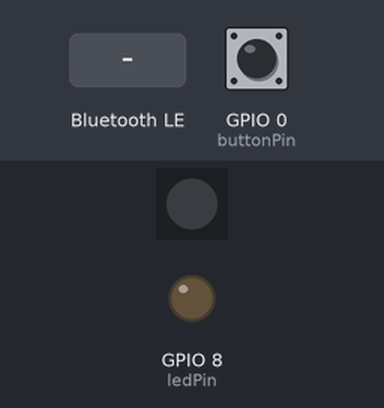
This sketch was run on a simulated ESP32-S3. On the bench: 1 RGB LEDs in strip order, left to right, output pins drawn as LEDs (lit = HIGH). Dashed ring = blinking. The inputs (shaded band) are chosen by the test bench; at power-on: GPIO 0 (buttonPin) HIGH. Dim RGB values are drawn brighter than linear; nothing arrives over Bluetooth unless stated; a phone connects over Bluetooth LE 3 s after start; what the sketch prints to the serial monitor is not drawn.

Above: at 1.2 s.
1.3 s: GPIO 0 (buttonPin) pulled LOW for 1 s
At 3.2 s:
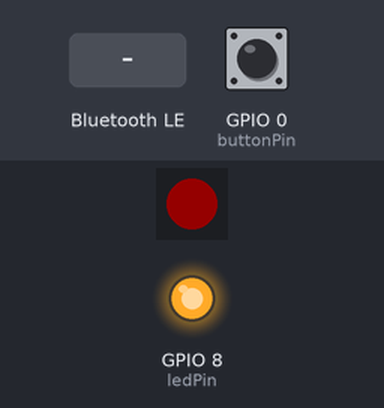
3.8 s: Bluetooth LE write "ON" received
At 4.5 s:
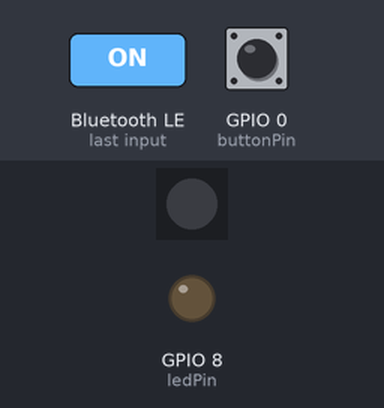
5.3 s: GPIO 0 (buttonPin) pulled LOW for 0.15 s
6.9 s: Bluetooth LE write "OFF" received
9.5 s: GPIO 0 (buttonPin) pulled LOW for 3.2 s
At 9.61 s:
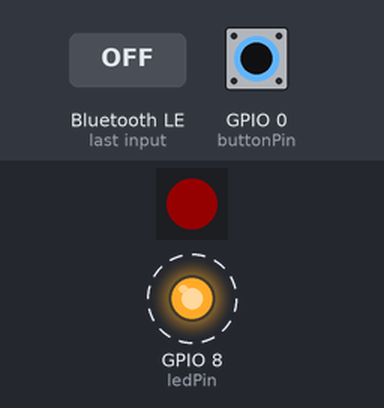
14.2 s: Bluetooth LE write "1" received
Timing chart, 0 to 17.2 s (numbered marks = the images above; inputs shaded):
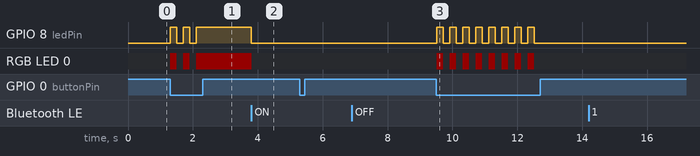

The sketch:

Remote_Button_Server.ino
```cpp
/*
 * BLE Server Coexistence Example
 *
 * This example demonstrates how to run both BLE client and server
 * functionality on the same ESP32 device simultaneously.
 *
 * The device will:
 * - Act as a BLE server, advertising a service with a characteristic
 * - Handle incoming connections
 *
 * You can test this example by uploading it to two ESP32 boards.
 *
 * Author: lucasssvaz
 * Based on Arduino BLE examples
 */

#include <BLEDevice.h>
#include <BLEUtils.h>
#include <BLEServer.h>
#include <BLEClient.h>
#include <BLEScan.h>

// Built-in button:
const int buttonPin = 0;
// GPIO A0:
//const int buttonPin = 18;

// Todo: use ledc to get fade in and fade out https://docs.espressif.com/projects/arduino-esp32/en/latest/api/ledc.html
//#define LED_PIN 8
const int ledPin = 8; // GPIO08, pin A3

#include <Adafruit_NeoPixel.h>
Adafruit_NeoPixel pixels(1, PIN_NEOPIXEL, NEO_GRB + NEO_KHZ800);

// Server-side definitions
#define SERVER_SERVICE_UUID        "4fafc201-1fb5-459e-8fcc-c5c9c331914b"
#define SERVER_CHARACTERISTIC_UUID "beb5483e-36e1-4688-b7f5-ea07361b26a8"

// Client-side definitions (looking for the same service)
static BLEUUID clientServiceUUID(SERVER_SERVICE_UUID);
static BLEUUID clientCharUUID(SERVER_CHARACTERISTIC_UUID);

// Server objects
BLEServer *pServer = nullptr;
BLECharacteristic *pServerCharacteristic = nullptr;

// Server callbacks
class ServerCallbacks : public BLEServerCallbacks {
  void onConnect(BLEServer *pServer) {
    Serial.println("Server: Client connected");
  }

  void onDisconnect(BLEServer *pServer) {
    Serial.println("Server: Client disconnected");
    // Restart advertising
    BLEDevice::startAdvertising();
  }
};

// Characteristic callbacks for server
class CharacteristicCallbacks : public BLECharacteristicCallbacks {
  void onWrite(BLECharacteristic *pCharacteristic) {
    String value = pCharacteristic->getValue();
    Serial.print("Server: Characteristic written, value: ");
    Serial.println(value.c_str());

    if (value == "ON ")
    {
      Serial.print("Remote switch on");
      pixels.fill(0xFF0000);
      pixels.show();
      digitalWrite(ledPin, HIGH);
    }
    else
    {
      Serial.print("remote switch off");
      pixels.fill(0x000000);
      pixels.show();
      digitalWrite(ledPin, LOW);
    }
  }

  void onRead(BLECharacteristic *pCharacteristic) {
    Serial.println("Server: Characteristic read");
  }
};

void setupServer() {
  Serial.println("Setting up BLE Server...");

  // Create server
  pServer = BLEDevice::createServer();
  pServer->setCallbacks(new ServerCallbacks());

  // Create service
  BLEService *pService = pServer->createService(SERVER_SERVICE_UUID);

  // Create characteristic
  pServerCharacteristic = pService->createCharacteristic(
    SERVER_CHARACTERISTIC_UUID, BLECharacteristic::PROPERTY_READ | BLECharacteristic::PROPERTY_WRITE | BLECharacteristic::PROPERTY_NOTIFY
  );

  pServerCharacteristic->setCallbacks(new CharacteristicCallbacks());
  pServerCharacteristic->setValue("OFF");

  // Start service
  pService->start();

  // Start advertising
  BLEAdvertising *pAdvertising = BLEDevice::getAdvertising();
  pAdvertising->addServiceUUID(SERVER_SERVICE_UUID);
  pAdvertising->setScanResponse(true);
  pAdvertising->setMinPreferred(0x06);
  pAdvertising->setMinPreferred(0x12);

  BLEDevice::startAdvertising();

  Serial.println("Server: Advertising started");
}

void setup() {
  Serial.begin(115200);
  Serial.println("Starting BLE remote control Server...");

  pinMode(buttonPin, INPUT_PULLUP);
  pinMode(ledPin, OUTPUT);
  digitalWrite(ledPin, LOW);

  // Initialize BLE device with a name
  BLEDevice::init("ESP32-Coexistence");

  // Setup server
  setupServer();

#if defined(NEOPIXEL_POWER)
  // If this board has a power control pin, we must set it to output and high
  // in order to enable the NeoPixels. We put this in an #if defined so it can
  // be reused for other boards without compilation errors
  pinMode(NEOPIXEL_POWER, OUTPUT);
  digitalWrite(NEOPIXEL_POWER, HIGH);
#endif

  pixels.begin(); // INITIALIZE NeoPixel strip object (REQUIRED)
  pixels.setBrightness(20); // not so bright

  Serial.println("Setup complete. Device is advertising as server.");
}

void loop() {
  static unsigned long lastServerUpdate = 0;
  static unsigned long lastClientWrite = 0;
  static unsigned long lastScanStart = 0;
  unsigned long currentTime = millis();

  // Update server characteristic periodically
  if (currentTime - lastServerUpdate > 8000) {  // Every 8 seconds
    if (pServerCharacteristic) {
      String value = pServerCharacteristic->getValue();
      Serial.print("Server: Current Characteristic value: ");
      Serial.println(value.c_str());
    }

    lastServerUpdate = currentTime;
  }

  // Check the local button
  int buttonState = digitalRead(buttonPin);
  if (buttonState == LOW) {
    if (pServerCharacteristic) {
      String value = pServerCharacteristic->getValue();
      Serial.print("Local toggle. Characteristic value: ");
      Serial.println(value.c_str());

      // Toggle
      if (value == "OFF") {
        pServerCharacteristic->setValue("ON ");
        pServerCharacteristic->notify();
        Serial.print("Local switch on");
        pixels.fill(0xFF0000);
        pixels.show();
        digitalWrite(ledPin, HIGH);
      }
      else {
        pServerCharacteristic->setValue("OFF");
        pServerCharacteristic->notify();
        Serial.print("Local switch off");
        pixels.fill(0x000000);
        pixels.show();
        digitalWrite(ledPin, LOW);
      }
    }
    delay(100);
  }

  delay(100);
}
```

Measured:
- after the input at 1.3 s, GPIO 8 (ledPin): alternates HIGH for 0.20 s and LOW for 0.20 s, 5 changes in all, then stays HIGH, starting at once; RGB LED 0: alternates RGB(20, 0, 0) for 0.20 s and off for 0.20 s, 5 changes in all, then stays RGB(20, 0, 0), starting at once
- after the input at 3.8 s, GPIO 8 (ledPin): HIGH → LOW at once; RGB LED 0: RGB(20, 0, 0) → off at once
- after the input at 5.3 s, every drawn part: stays the same
- after the input at 6.9 s, every drawn part: stays the same
- after the input at 9.5 s, GPIO 8 (ledPin): alternates HIGH for 0.20 s and LOW for 0.20 s, 16 changes in all, then stays LOW, starting at once; RGB LED 0: alternates RGB(20, 0, 0) for 0.20 s and off for 0.20 s, 16 changes in all, then stays off, starting at once
- after the input at 14.2 s, every drawn part: stays the same
